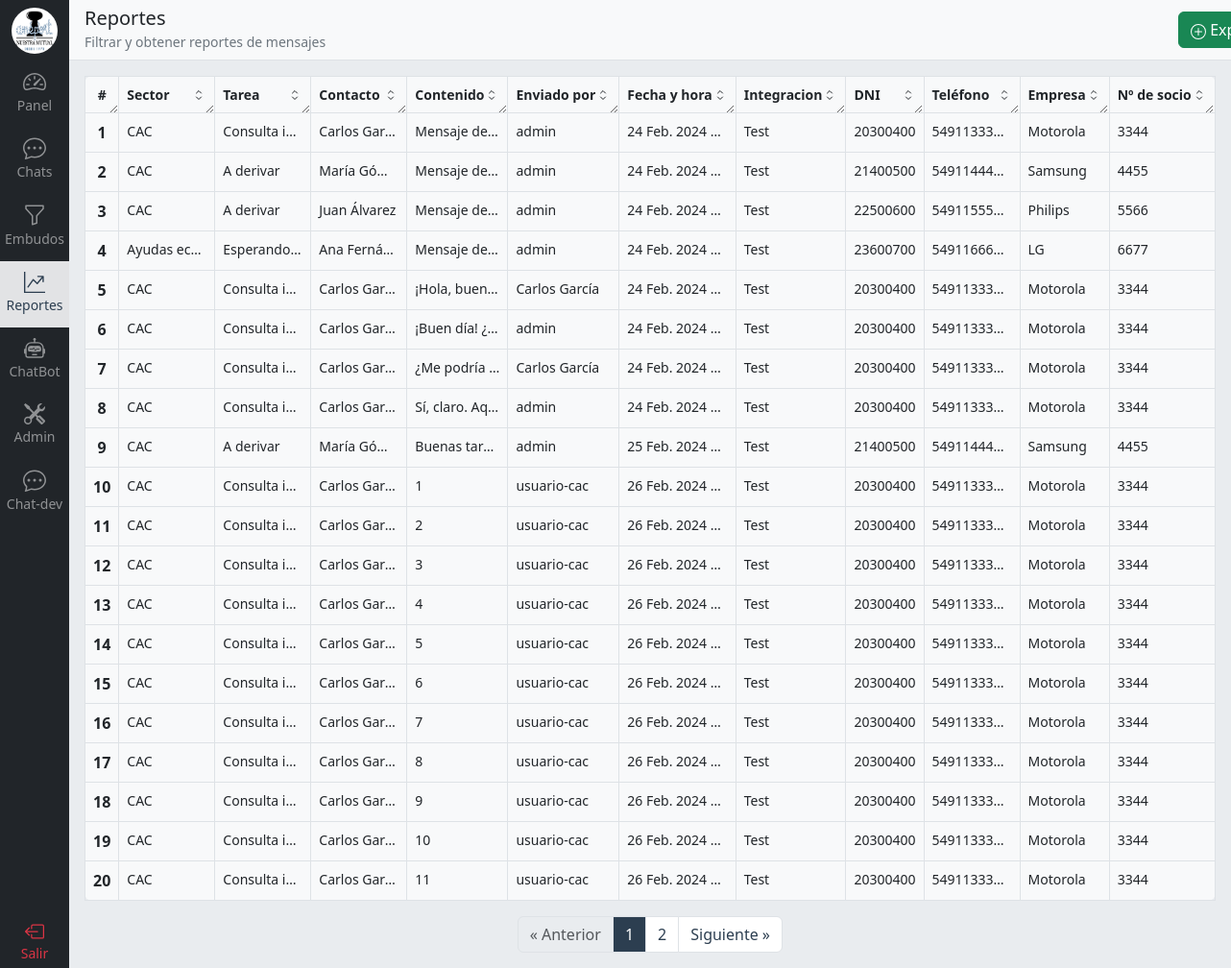
/reportes/, run on an earlier commit of the app's database.
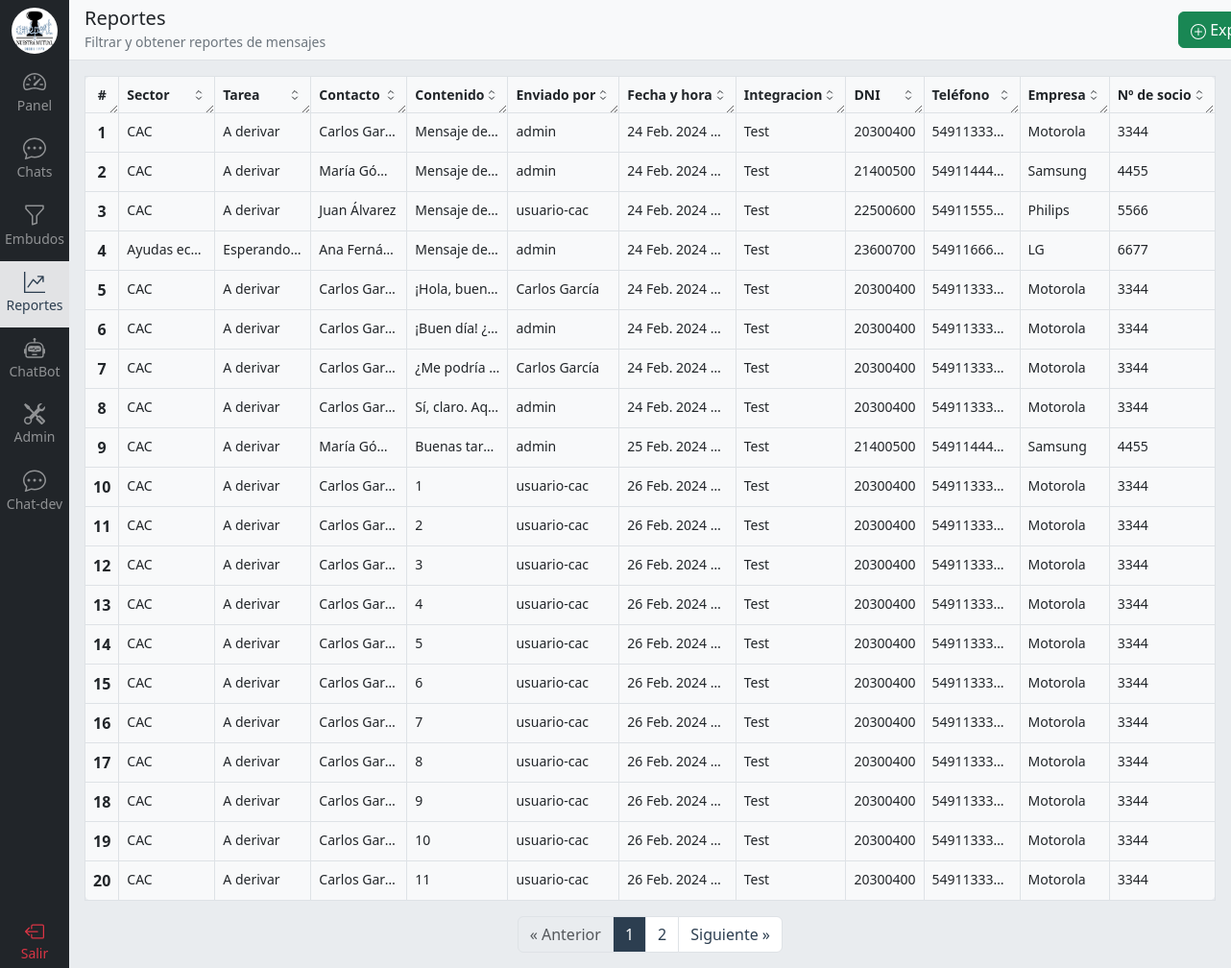
And on a later commit of the database.
### chat/models.py (models this page shows, shortened)
class Mensaje(models.Model):
    contacto_integracion = models.ForeignKey(ContactoIntegracion, related_name='mensajes', on_delete=models.CASCADE)
    usuario = models.ForeignKey(Usuario, related_name='mensajes', on_delete=models.CASCADE, blank=True, null=True)
    contenido = models.TextField()
    id_integracion = models.CharField(max_length=36, null=True, blank=True)  # ID del mensaje de la integración para citarlo
    mensaje_citado = models.ForeignKey('self', related_name='mensajes_citados', on_delete=models.CASCADE, blank=True, null=True)
    recibido = models.DateTimeField(null=True)  # Verificar con la API
    leido = models.DateTimeField(null=True)  # Verificar con la API
    fecha_hora = models.DateTimeField(auto_now_add=True)
    class Meta:
        ordering = ('fecha_hora',)
        verbose_name_plural = 'Mensajes'

class ContactoIntegracion(models.Model):
    contacto = models.ForeignKey(Contacto, related_name='contacto_integraciones', on_delete=models.CASCADE)
    integracion = models.ForeignKey(Integracion, on_delete=models.CASCADE)
    class Meta:
        verbose_name_plural = 'Contactos integraciones'

class ContactoTarea(models.Model):
    contacto_integracion = models.ForeignKey(ContactoIntegracion, related_name='contacto_tareas', on_delete=models.CASCADE)
    sector_tarea = models.ForeignKey(SectorTarea, on_delete=models.CASCADE)
    usuario = models.ForeignKey(Usuario, on_delete=models.CASCADE, null=True)
    fecha_hora = models.DateTimeField(auto_now_add=True)
    class Meta:
        verbose_name_plural = 'Contactos tareas'

class SectorTarea(models.Model):
    sector = models.ForeignKey(Sector, on_delete=models.CASCADE)
    nombre = models.CharField(max_length=100)
    activo = models.BooleanField(default=True)  # Para que no se pierda las asignadas a un mensaje anterior si sacan una tarea
    orden = models.PositiveIntegerField(null=True, blank=True)
    class Meta:
        verbose_name_plural = 'Sectores tareas'

class Sector(models.Model):
    nombre = models.CharField(max_length=100)
    def __str__(self):
        return self.nombre
    class Meta:
        verbose_name_plural = 'Sectores'

class Contacto(models.Model):
    nombre = models.CharField(max_length=100, null=True)
    apellido = models.CharField(max_length=100, null=True)
    dni = models.CharField(max_length=11, null=True)
    telefono = models.CharField(max_length=30)
    email = models.EmailField(max_length=60, null=True)
    empresa = models.CharField(max_length=100, null=True)
    nro_socio = models.PositiveIntegerField(null=True)

class Integracion(models.Model):
    nombre = models.CharField(max_length=100)
    activo = models.BooleanField()
    class Meta:
        verbose_name_plural = 'Integraciones'

### usuario/models.py (models this page shows, shortened)
class Usuario(AbstractUser):
    perfil = models.ForeignKey(Perfil, related_name="usuarios",on_delete=models.CASCADE, null=True, blank=True)
    class Meta:
        verbose_name_plural = 'Usuarios'
    def __str__(self):
        return self.username

### dashboard/views.py (the view)
# urls.py: path('reportes/', views.MensajesListView.as_view(), name='reportes'),
class MensajesListView(ListView):
    model = Mensaje
    paginate_by = 20
    template_name = 'dashboard/reportes.html'
    def get_queryset(self):
        queryset = super().get_queryset()
        return get_queryset_mensajes(self.request, queryset)
    def get_context_data(self, **kwargs):
        context = super().get_context_data(**kwargs)
        sectores_id = self.request.GET.getlist('sector')
        tareas_id = self.request.GET.getlist('tarea')
        usuarios_id = self.request.GET.getlist('usuario')
        desde = self.request.GET.get('desde')
        hasta = self.request.GET.get('hasta')
        ordenar = self.request.GET.get('ordenar')
        if sectores_id:
            context['filtro_sectores'] = sectores_id
        if tareas_id:
            context['filtro_tareas'] = tareas_id
        if usuarios_id:
            context['filtro_usuarios'] = usuarios_id
        if desde:
            context['filtro_desde'] = desde
        if hasta:
            context['filtro_hasta'] = hasta
        if ordenar:
            context['filtro_ordenar'] = ordenar
        query_params = self.request.GET.dict()
        if 'ordenar' in query_params:
            del query_params['ordenar']
        context.update({
            'sectores': Sector.objects.all(),
            'tareas': SectorTarea.objects.all(),
            'usuarios': Usuario.objects.all(),
            'query_params': '&'.join([f'{key}={value}' for key, value in query_params.items()])
        })
        return context

### templates/dashboard/reportes.html (shortened to what the changed rows need)
{% extends 'base.html' %}
{% load static %}
{% load humanize %}
{% block content %}
{% include 'navbar.html' %}
<div class="d-flex flex-column justify-content-between w-100 scroll-white position-relative">
  <div class="d-flex flex-row gap-4 bg-body-secondary p-3 h-100 overflow-y-scroll">
    <div class="flex-grow-1">
      <table id="myTable" class="table table-bordered bg-light rounded-3">
        <thead>
          <tr class="">
            <th class="text-center" scope="col" style="width: 50px;">#</th>
            <th scope="col">
              <a href="?{{ query_params }}&{% if filtro_ordenar != 'sector' %}ordenar=sector{% else %}ordenar=-sector{% endif %}" class="text-decoration-none text-dark d-flex justify-content-between align-items-center">
                Sector
                <svg xmlns="http://www.w3.org/2000/svg" width="16" height="16" fill="none" viewBox="0 0 24 24" stroke-width="1.5" stroke="currentColor">
                  <path stroke-linecap="round" stroke-linejoin="round" d="M8.25 15L12 18.75 15.75 15m-7.5-6L12 5.25 15.75 9" />
                </svg>
              </a>
            </th>
            <th scope="col">
              <a href="?{{ query_params }}&{% if filtro_ordenar != 'tarea' %}ordenar=tarea{% else %}ordenar=-tarea{% endif %}" class="text-decoration-none text-dark d-flex justify-content-between align-items-center">
                Tarea
                <svg xmlns="http://www.w3.org/2000/svg" width="16" height="16" fill="none" viewBox="0 0 24 24" stroke-width="1.5" stroke="currentColor">
                  <path stroke-linecap="round" stroke-linejoin="round" d="M8.25 15L12 18.75 15.75 15m-7.5-6L12 5.25 15.75 9" />
                </svg>
              </a>
            </th>
            <th scope="col">
              <a href="?{{ query_params }}&{% if filtro_ordenar != 'contacto' %}ordenar=contacto{% else %}ordenar=-contacto{% endif %}" class="text-decoration-none text-dark d-flex justify-content-between align-items-center">
                Contacto
                <svg xmlns="http://www.w3.org/2000/svg" width="16" height="16" fill="none" viewBox="0 0 24 24" stroke-width="1.5" stroke="currentColor">
                  <path stroke-linecap="round" stroke-linejoin="round" d="M8.25 15L12 18.75 15.75 15m-7.5-6L12 5.25 15.75 9" />
                </svg>
              </a>
            </th>
            <th scope="col">
              <a href="?{{ query_params }}&{% if filtro_ordenar != 'contenido' %}ordenar=contenido{% else %}ordenar=-contenido{% endif %}" class="text-decoration-none text-dark d-flex justify-content-between align-items-center">
                Contenido
                <svg xmlns="http://www.w3.org/2000/svg" width="16" height="16" fill="none" viewBox="0 0 24 24" stroke-width="1.5" stroke="currentColor">
                  <path stroke-linecap="round" stroke-linejoin="round" d="M8.25 15L12 18.75 15.75 15m-7.5-6L12 5.25 15.75 9" />
                </svg>
              </a>
            </th>
            <th scope="col">
              <a href="?{{ query_params }}&{% if filtro_ordenar != 'usuario' %}ordenar=usuario{% else %}ordenar=-usuario{% endif %}" class="text-decoration-none text-dark d-flex justify-content-between align-items-center">
                Enviado por
                <svg xmlns="http://www.w3.org/2000/svg" width="16" height="16" fill="none" viewBox="0 0 24 24" stroke-width="1.5" stroke="currentColor">
                  <path stroke-linecap="round" stroke-linejoin="round" d="M8.25 15L12 18.75 15.75 15m-7.5-6L12 5.25 15.75 9" />
                </svg>
              </a>
            </th>
            <th scope="col">
              <a href="?{{ query_params }}&{% if filtro_ordenar != 'fecha_hora' %}ordenar=fecha_hora{% else %}ordenar=-fecha_hora{% endif %}" class="text-decoration-none text-dark d-flex justify-content-between align-items-center">
                Fecha y hora
                <svg xmlns="http://www.w3.org/2000/svg" width="16" height="16" fill="none" viewBox="0 0 24 24" stroke-width="1.5" stroke="currentColor">
                  <path stroke-linecap="round" stroke-linejoin="round" d="M8.25 15L12 18.75 15.75 15m-7.5-6L12 5.25 15.75 9" />
                </svg>
              </a>
            </th>
            <th scope="col">
              <a href="?{{ query_params }}&{% if filtro_ordenar != 'integracion' %}ordenar=integracion{% else %}ordenar=-integracion{% endif %}" class="text-decoration-none text-dark d-flex justify-content-between align-items-center">
                Integracion
                <svg xmlns="http://www.w3.org/2000/svg" width="16" height="16" fill="none" viewBox="0 0 24 24" stroke-width="1.5" stroke="currentColor">
                  <path stroke-linecap="round" stroke-linejoin="round" d="M8.25 15L12 18.75 15.75 15m-7.5-6L12 5.25 15.75 9" />
                </svg>
              </a>
            </th>
            <th scope="col">
              <a href="?{{ query_params }}&{% if filtro_ordenar != 'dni' %}ordenar=dni{% else %}ordenar=-dni{% endif %}" class="text-decoration-none text-dark d-flex justify-content-between align-items-center">
                DNI
                <svg xmlns="http://www.w3.org/2000/svg" width="16" height="16" fill="none" viewBox="0 0 24 24" stroke-width="1.5" stroke="currentColor">
                  <path stroke-linecap="round" stroke-linejoin="round" d="M8.25 15L12 18.75 15.75 15m-7.5-6L12 5.25 15.75 9" />
                </svg>
              </a>
            </th>
            <th scope="col">
              <a href="?{{ query_params }}&{% if filtro_ordenar != 'telefono' %}ordenar=telefono{% else %}ordenar=-telefono{% endif %}" class="text-decoration-none text-dark d-flex justify-content-between align-items-center">
                Teléfono
                <svg xmlns="http://www.w3.org/2000/svg" width="16" height="16" fill="none" viewBox="0 0 24 24" stroke-width="1.5" stroke="currentColor">
                  <path stroke-linecap="round" stroke-linejoin="round" d="M8.25 15L12 18.75 15.75 15m-7.5-6L12 5.25 15.75 9" />
                </svg>
              </a>
            </th>
            <th scope="col">
              <a href="?{{ query_params }}&{% if filtro_ordenar != 'empresa' %}ordenar=empresa{% else %}ordenar=-empresa{% endif %}" class="text-decoration-none text-dark d-flex justify-content-between align-items-center">
                Empresa
                <svg xmlns="http://www.w3.org/2000/svg" width="16" height="16" fill="none" viewBox="0 0 24 24" stroke-width="1.5" stroke="currentColor">
                  <path stroke-linecap="round" stroke-linejoin="round" d="M8.25 15L12 18.75 15.75 15m-7.5-6L12 5.25 15.75 9" />
                </svg>
              </a>
            </th>
            <th scope="col">
              <a href="?{{ query_params }}&{% if filtro_ordenar != 'nro_socio' %}ordenar=nro_socio{% else %}ordenar=-nro_socio{% endif %}" class="text-decoration-none text-dark d-flex justify-content-between align-items-center">
                Nº de socio
                <svg xmlns="http://www.w3.org/2000/svg" width="16" height="16" fill="none" viewBox="0 0 24 24" stroke-width="1.5" stroke="currentColor">
                  <path stroke-linecap="round" stroke-linejoin="round" d="M8.25 15L12 18.75 15.75 15m-7.5-6L12 5.25 15.75 9" />
                </svg>
              </a>
            </th>
          </tr>
        </thead>
        <tbody>
          {% for object in object_list %}
          <tr class="tr-linea" data-href="{% url 'contacto:chat' object.contacto_integracion.contacto.pk %}">
            <th class="text-center" scope="row">{{ object.id }}</th>
            <td>{{ object.contacto_integracion.contacto_tareas.first.sector_tarea.sector }}</td>
            <td>{{ object.contacto_integracion.contacto_tareas.first.sector_tarea.nombre }}</td>
            <td>{{ object.contacto_integracion.contacto.nombre|add:" "|add:object.contacto_integracion.contacto.apellido }}</td>
            <td contenteditable="true">{{ object.contenido }}</td>
            {% if object.usuario %}
              <td>{{ object.usuario }}</td>
            {% else %}
              <td>{{ object.contacto_integracion.contacto.nombre }} {{ object.contacto_integracion.contacto.apellido }}</td>
            {% endif %}
            <td>{{ object.fecha_hora }}</td>
            <td>{{ object.contacto_integracion.integracion.nombre }}</td>
            <td>{{ object.contacto_integracion.contacto.dni }}</td>
            <td>{{ object.contacto_integracion.contacto.telefono }}</td>
            <td>{{ object.contacto_integracion.contacto.empresa }}</td>
            <td>{{ object.contacto_integracion.contacto.nro_socio }}</td>
          </tr>
          {% endfor %}
        </tbody>
      </table>
    </div>
  </div>
</div>
{% endblock %}

What changed in the data, as far as the page shows it:
changed through a linked row, Mensaje id 1: contacto_integracion.contacto_tareas.first.sector_tarea.nombre "Consulta i…" → "A derivar"
changed Mensaje "Juan Álvarez": usuario "admin" → "usuario-cac"
changed through a linked row, Mensaje "¡Hola, buen…": contacto_integracion.contacto_tareas.first.sector_tarea.nombre "Consulta i…" → "A derivar"
changed through a linked row, Mensaje "¡Buen día! ¿…": contacto_integracion.contacto_tareas.first.sector_tarea.nombre "Consulta i…" → "A derivar"
changed through a linked row, Mensaje "¿Me podría…": contacto_integracion.contacto_tareas.first.sector_tarea.nombre "Consulta i…" → "A derivar"
changed through a linked row, Mensaje "Sí, claro. Aq…": contacto_integracion.contacto_tareas.first.sector_tarea.nombre "Consulta i…" → "A derivar"
changed through a linked row, Mensaje id 10: contacto_integracion.contacto_tareas.first.sector_tarea.nombre "Consulta i…" → "A derivar"
changed through a linked row, Mensaje id 11: contacto_integracion.contacto_tareas.first.sector_tarea.nombre "Consulta i…" → "A derivar"
changed through a linked row, Mensaje id 12: contacto_integracion.contacto_tareas.first.sector_tarea.nombre "Consulta i…" → "A derivar"
changed through a linked row, Mensaje id 13: contacto_integracion.contacto_tareas.first.sector_tarea.nombre "Consulta i…" → "A derivar"
changed through a linked row, Mensaje id 14: contacto_integracion.contacto_tareas.first.sector_tarea.nombre "Consulta i…" → "A derivar"
changed through a linked row, Mensaje id 15: contacto_integracion.contacto_tareas.first.sector_tarea.nombre "Consulta i…" → "A derivar"
changed through a linked row, Mensaje id 16: contacto_integracion.contacto_tareas.first.sector_tarea.nombre "Consulta i…" → "A derivar"
changed through a linked row, Mensaje id 17: contacto_integracion.contacto_tareas.first.sector_tarea.nombre "Consulta i…" → "A derivar"
changed through a linked row, Mensaje id 18: contacto_integracion.contacto_tareas.first.sector_tarea.nombre "Consulta i…" → "A derivar"
changed through a linked row, Mensaje id 19: contacto_integracion.contacto_tareas.first.sector_tarea.nombre "Consulta i…" → "A derivar"
changed through a linked row, Mensaje id 20: contacto_integracion.contacto_tareas.first.sector_tarea.nombre "Consulta i…" → "A derivar"
